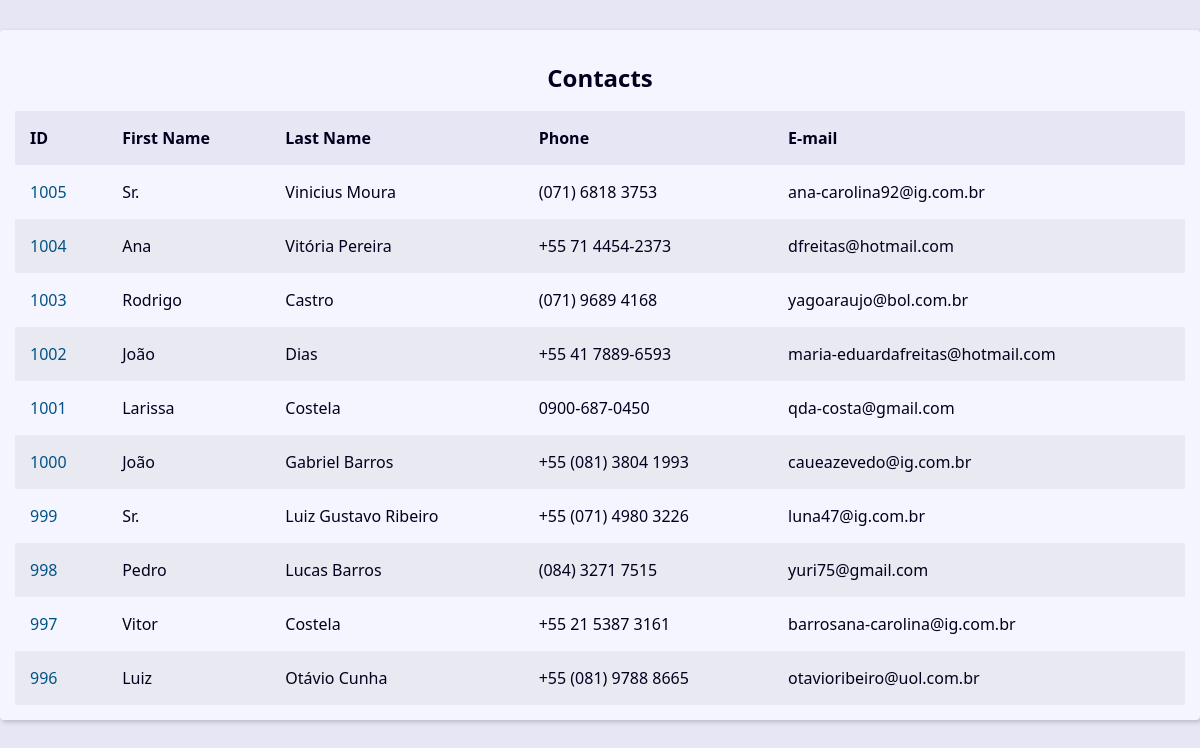
Before: / with the older database file.
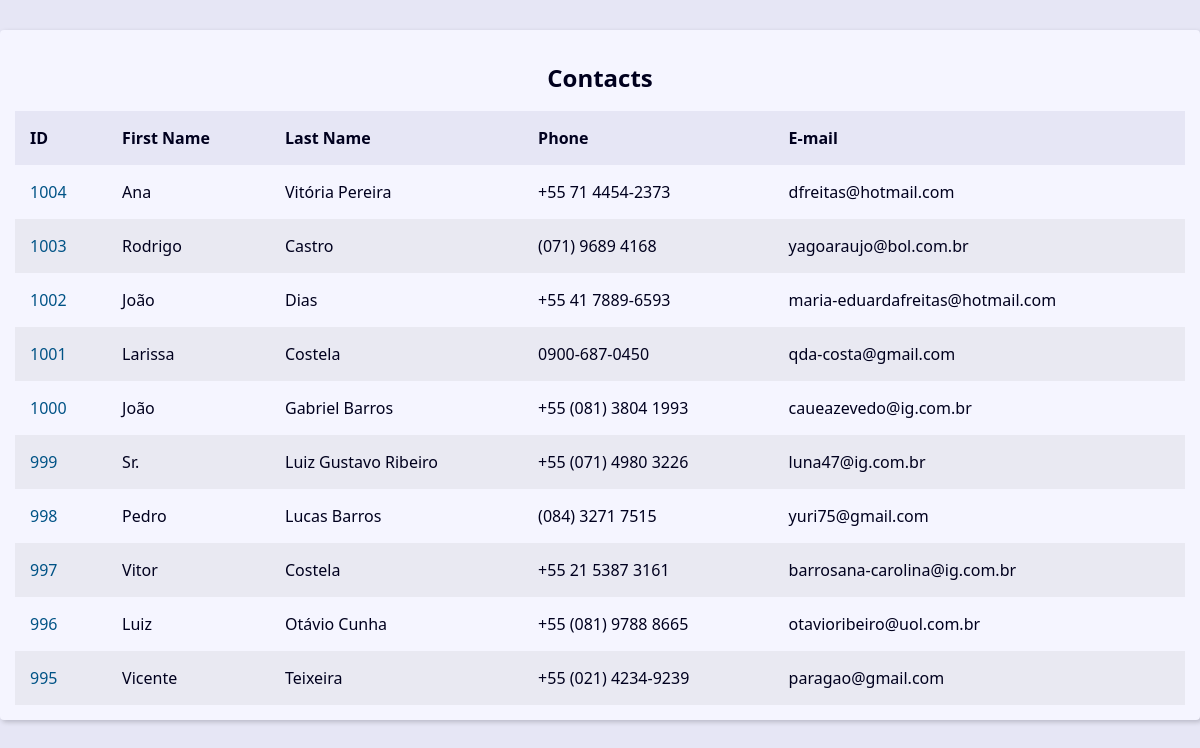
After: the same page with the newer database file.
### contact/models.py (models this page shows, shortened)
class Contact(models.Model):
    first_name = models.CharField(max_length=30)
    last_name = models.CharField(max_length=30, blank=True)
    phone = models.CharField(max_length=20)
    email = models.EmailField(max_length=50, blank=True)
    created_date = models.DateTimeField(default=timezone.now)
    description = models.TextField(blank=True)
    show = models.BooleanField(default=True)
    picture = models.ImageField(blank=True, upload_to='pictures/%Y/%m')
    category = models.ForeignKey(Category, on_delete=models.SET_NULL, blank=True, null=True)
    owner = models.ForeignKey(User, on_delete=models.SET_NULL, blank=True, null=True)

### contact/views.py (the view)
# urls.py: path('', views.index, name='index'),
def index(request):
    contacts = Contact.objects.filter(show=True).order_by('-id')[:10]
    context = {'contacts': contacts}
    return render(request, 'index.html', context)

### contact/templates/index.html
{% extends 'static/base/base.html' %}
{% block content %}
<div class="responsive-table">
    <table class="contacts-table">
        <caption class="table-caption">
            Contacts
        </caption>
        <thead>
            <tr class="table-row table-row-header">
                <th class="table-header">ID</th>
                <th class="table-header">First Name</th>
                <th class="table-header">Last Name</th>
                <th class="table-header">Phone</th>
                <th class="table-header">E-mail</th>
            </tr>
        </thead>
        <tbody>
            {% for contact in contacts %}
                <tr class="table-row">
                    <td class="table-cel">
                        <a class="table-link" href="{% url 'contact' contact.pk %}">
                            {{ contact.id }}
                        </a>
                    </td>
                    <td class="table-cel">{{ contact.first_name }}</td>
                    <td class="table-cel">{{ contact.last_name }}</td>
                    <td class="table-cel">{{ contact.phone }}</td>
                    <td class="table-cel">{{ contact.email }}</td>
                </tr>
            {% endfor %}
        </tbody>
    </table>
</div>
{% endblock content %}

Changed rows visible on the page:
no longer on this page (row edited): Contact: id "1005", first_name "Sr.", last_name "Vinicius Moura", phone "(071) 6818 3753", email "ana-carolina92@ig.com.br"
now on this page (row unchanged): Contact: id "995", first_name "Vicente", last_name "Teixeira", phone "+55 (021) 4234-9239", email "paragao@gmail.com"
